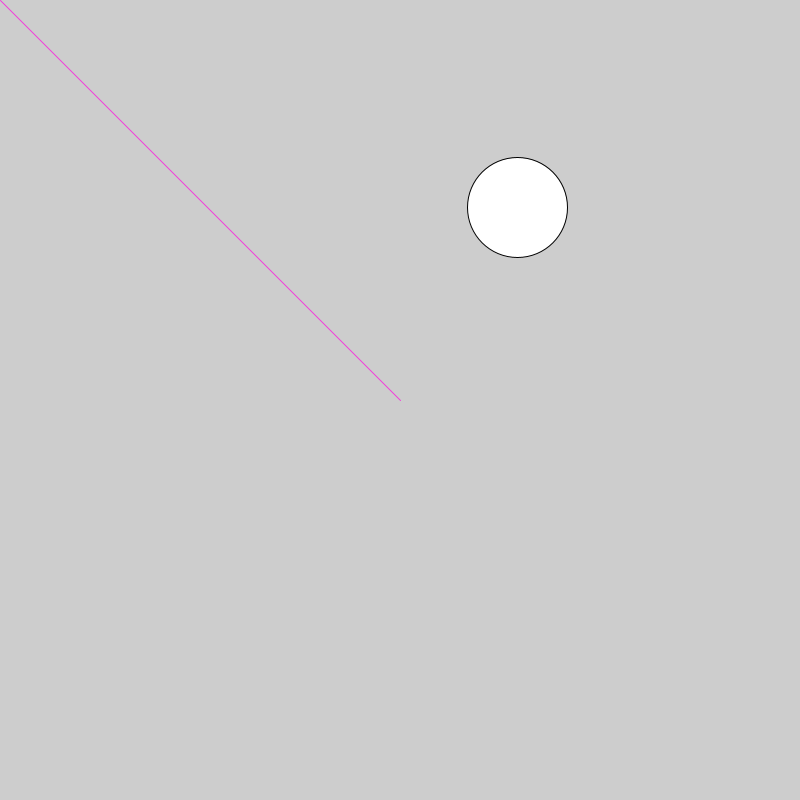
Frame 1 (no input)
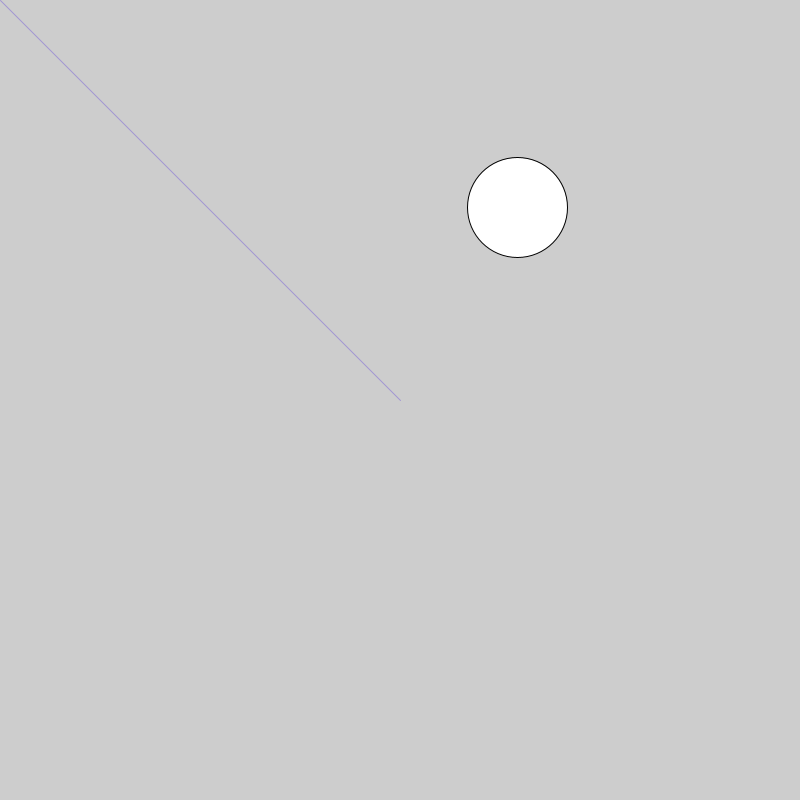
Frame 60 (the mouse pressed at the canvas centre just before this capture)
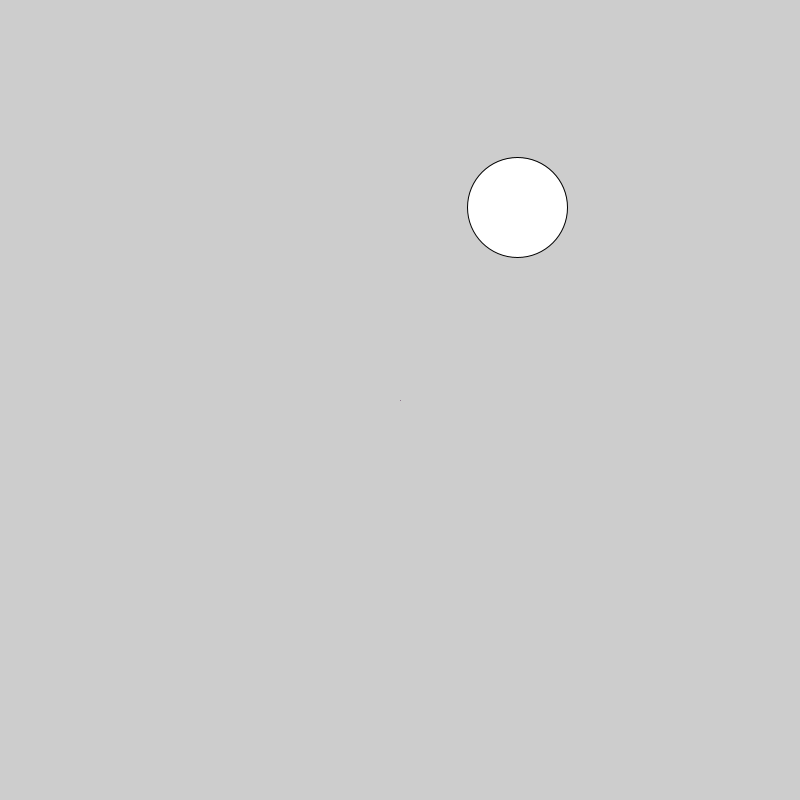
Frame 120 (the mouse held since frame 60 and released just before this capture)

The Processing sketch that drew these frames (run headless with seeded random() and noise(); from frame 60 on, the mouse is pressed at the canvas centre):

// Processing sketch: THAT_HAPPENED
// ── THAT_HAPPENED.pde
float x;
float y;
float z;
float h;

float a = random(800);
float b = random(800);
void setup(){
  size(800,800);
  frameRate(60);
}

void draw(){
  background(205);
  
  x = mouseY;
  y = mouseX;
  z = width/2;
  h = height/2;
  
  stroke(random(255),random(255),random(255));
  strokeWeight(1);
  line(x,y,z,h);
  
  stroke(0);
  ellipse(a,b,100,100);
}
